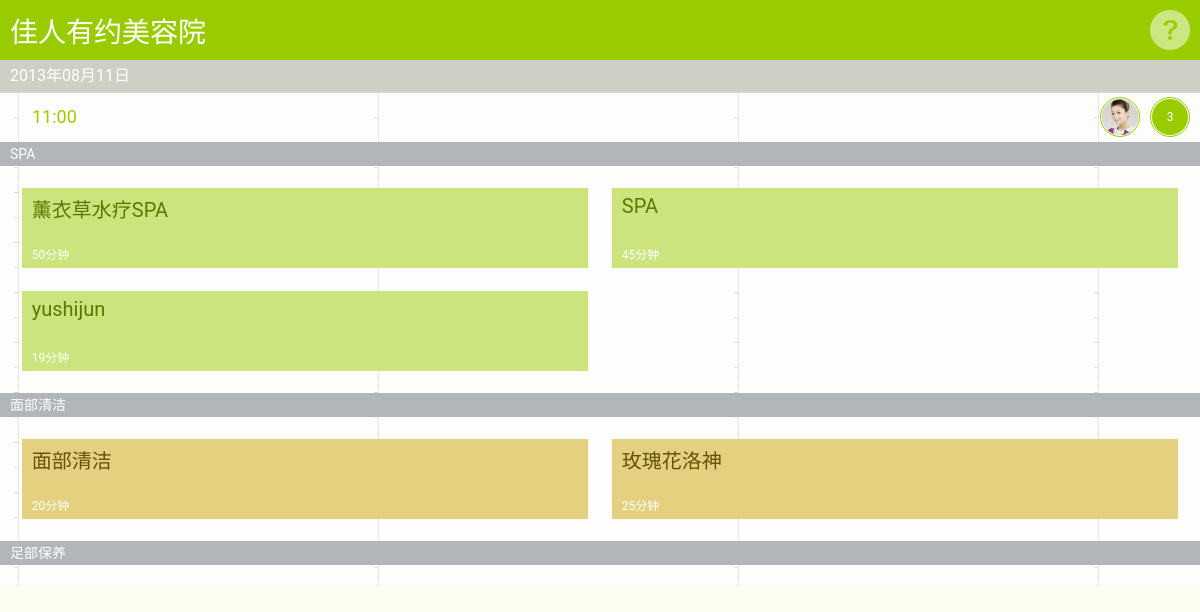
The page /client/choose_service/20130811/1100 on the database its author committed.
### service/models.py (models this page shows, shortened)
class ServiceType(models.Model):
    merchant = models.ForeignKey(SerMerchant)
    tp_name = models.CharField(u'类型名称', max_length=200)
    tp_desc = models.TextField(u'详细描述')
    def __unicode__(self):
        return self.tp_name
    class Meta:
        verbose_name_plural = '项目分类'

class Service(models.Model):
    merchant = models.ForeignKey(SerMerchant)
    ch_name = models.CharField(u'服务名', max_length=200)
    en_name = models.CharField(u'英文', max_length=200)
    ser_img =  models.ImageField(u'图片',upload_to='/Users/linzerd/github/jryy/reserved', height_field=600, width_field=300, max_length=200, blank=True)
    ser_type = models.ForeignKey(ServiceType,verbose_name=u'类别')
    time_spent = models.IntegerField(u'周期时间', default=0) # default minute unit
    ser_desc = models.TextField(u'项目描述')
    create_time = models.DateField(u'创建时间', auto_now_add=True)
    update_time = models.DateField(u'创建时间', auto_now=True)
    class Meta:
        verbose_name_plural = '服务项目'

### orders/views.py (the view)
# urls.py: url(r'^choose_service/(?P<datestr>\d+)/(?P<timestr>\d+)', 'orders.views.choose_service', name='choose_service'),
def choose_service(request, datestr, timestr):
    query_time = datetime.datetime.strptime(datestr + timestr, '%Y%m%d%H%M')
    sertps = ServiceType.objects.all()
    service_data = []
    for tps in sertps:
        tmp_service = {}
        tmp_service['type'] = tps
        typservices = Service.objects.filter(ser_type=tps)
        tmp_service['services'] = typservices
        service_data.append(tmp_service)
    context = {
        'services': service_data,
        'query_date_str': datestr,
        'query_time_str': timestr,
        'query_time': query_time,
        }
    return render_to_response('client/project.html', context, context_instance=RequestContext(request))

### template/client/project.html (shortened to what this page needs)
<!doctype html>
<html>
<head>
<link href="/statics/css/all_android.css" rel="stylesheet" type="text/css">
</head>
<body>
<nav>
  <h1><a href="javascript:history.go(-1)">佳人有约美容院</a></h1>
  <a href="#"><help>?</help></a>
</nav>
<allday>
  <topinfo>{{query_time | date:"Y年m月d日"}}</topinfo>
  <a href="/client/day/{{ query_date_str }}"><hour>
    <times class="">{{query_time | date:"H:i"}}</times>
    <people>
      <div class="number">3</div>
    </people>
    <people>
      <div class="photo"><img src="img/photo1.png" alt="apple"></div>
    </people>
  </hour></a>
</allday>
<projects>
{% for type in services %}
  <h2>{{ type.type }}</h2>
  <section class="{% cycle 's_0' 's_1' 's_2' %}">
    {% for service in type.services %}
    <a href="/client/order/{{query_date_str}}/{{query_time_str}}"><project><p>{{ service.ch_name }}<span>{{ service.time_spent }}分钟</span></p></project></a>
    {% endfor %}
  </section>
{% endfor %}
</projects>
</body>
</html>

### statics/css/all_android.css (style rules this page uses)
* { margin:0; padding:0; font-family:'Roboto',"Droid Sans Fallback", "Microsoft YaHei", "Hiragino Sans GB W3"; font-size: }
a { text-decoration:none; }
body { background:#fdfcf0; }
nav { height:50px; background:#9c0; color:#fff; position:relative; padding:10px 0 0 0 ; }
nav h1 { font-size: 28px; font-weight: normal;height:50px; padding:0 0 0 10px; }
nav h1 a { color:#fff; }
nav help { width:40px; height:40px; position:absolute; top:10px; right:10px; background:url(/statics/img/icon_help.png) no-repeat; background-size:40px 40px; text-indent:-999em; }
allday topinfo { display:block; line-height:32px; padding:0 10px; background:#cfcfc6; color:#fff; }
allday hour { display:block; line-height:50px; padding:0 0 0 32px; background:url(/statics/img/bg_day_hour.png) left repeat-x; background-size:360px 50px; color:#fff;color:#9c0; font-size:18px; }
allday hour people { border:#9c0 1px solid; border-radius:50%; width:36px; height:36px; padding:1px; margin:5px 10px 0 0; float:right; }
allday hour people .photo img { width:36px; height:36px; border-radius:50%; }
allday hour people .number { width:36px; height:36px; border-radius:50%; line-height:36px; text-align:center; background:#9c0; color:#fff; }
allday hour people div { width:36px; height:36px; border-radius:50%; line-height:36px; text-align:center; font-size:12px; background:#cfcfcf; color:#fff; }
projects { background:url(/statics/img/bg_timeline.png) top left; background-size:360px 50px; display:block; }
projects section:after { content: "."; display: block; clear: both; visibility: hidden; line-height: 0; height: 0; }
projects h2 { display:block; line-height:24px; padding:0 10px; background:#b1b6bb; color:#fff; font-size:14px; font-weight:normal; }
projects section { display:block; padding:10px; }
projects project { display:block; width:48%; margin:1%; height:80px; float:left; background:#cbe47e; color:#5b7900; position:relative; }
projects project p { padding:6px 10px; font-size:20px; }
projects project p span { display:block; position:absolute; bottom:6px; left:10px; color:#fff; font-size:12px; }
projects section.s_1 project { background:#e4d07e; color:#63520a; }

### rows shown on the page
ServiceType: type "SPA"
Service: ch_name "薰衣草水疗SPA", time_spent "50"
Service: ch_name "SPA", time_spent "45"
Service: ch_name "yushijun", time_spent "19"
ServiceType: type "面部清洁"
Service: ch_name "面部清洁", time_spent "20"
Service: ch_name "玫瑰花洛神", time_spent "25"
ServiceType: type "足部保养"

### other values the page prints
{{ query_time | date:"Y年m月d日" }} "2013年08月11日"
{{ query_time | date:"H:i" }} "11:00"
